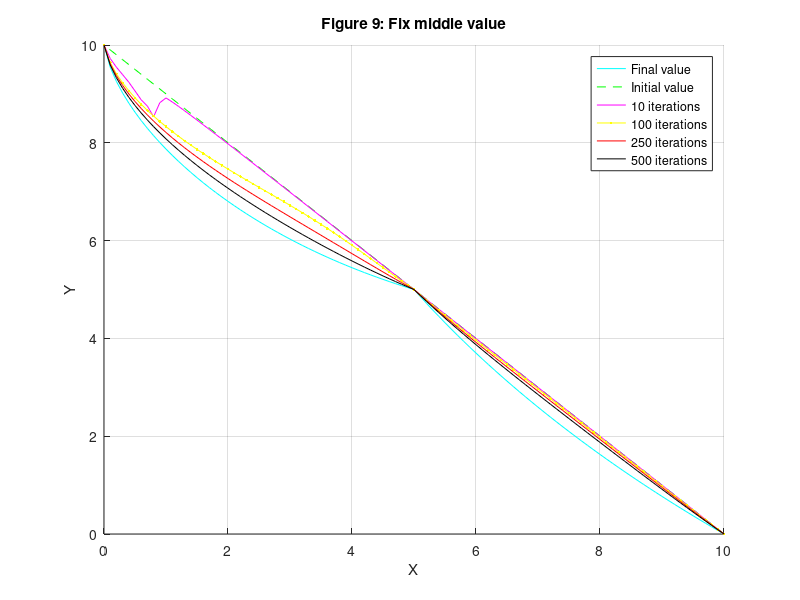

Here is the MATLAB script that generated this plot:
function test7()
% VARIATION 3: fixed point
clearvars
clc

fin = 10;
mesh = 100;
deltaX = fin/mesh;
[C,D,th]=centroid;

rho = 0.9;
c = 10^(-3);
alpha = 0.014;
limit = mesh+1;

X = 0:deltaX:fin;
Y = 10:(-deltaX):0;

Z = Y;
W = Y;
lim = 5000;
m = 1;
Gra = ones(1,limit-2);
Lra = ones(lim-1,1);
Tra = ones(lim-1,1);
DnX=ones(limit-2,3);

u=0;
while(1)
    u=u+1;

    if u==limit-1
        break
    end
        now=X(u+1);
[row,column] = find(D>now-0.001 & D<now+0.001);


    DnX(u)=column(1);

end
DnX=DnX(:,1,1);








% big loop: real number of iterations
while(1)
    
    

    % convergence criterion? gradient G is what dimension
    m = m+1;
        Lra(m-1)=norm(Gra,2);
    if m==lim
        m
        break
    end
    

    if norm(Gra,2)<0.001
        m
        break
    end
    k = 1;
    if m==100
        L=Y;
    elseif m==250
        O=Y;
    elseif m==500
        P=Y;
    elseif m==10
        S=Y;
    end
    Z = Y;
    % small loop: goes from 1 to 101, i.e. each point of the line
    while(1)
    k = k+1;
    if k==limit
        break
    end
    if k==51
        continue
    end
    %NOTE: for backtracking, instead of making sure next step is smaller,
    %make sure next step is bigger due to convex nature (remember u flipped
    %the y values)
    dy = (Y(k+1)-Y(k-1))/(2*deltaX);
    ddy = (Y(k+1)-2*Y(k)+Y(k-1))/(deltaX^2);
    Gee = G(Y(k),dy,ddy);
    p_k = -Gee;
    Gra(k-1)=Gee;

    % Should p_k = -Gee?
    
% ask: do i need Z? as in, always use old values for new, or part old part
% new?
    
    Y(k) = Z(k) + alpha * p_k; 

    % wtf is the function itself, and how do i update it?
    % i.e. how to check backtracking for y(x+alpha*p_k) < y(x) +
    % c*alpha*...)?
    
% for quasi-newton: what dimension is Hk?
    

%Plot the log of the norm of the error between your solution and the exact solution
% so doesthis mean for each iteration, or only once it's done? 
% only final
%what parameters to vary?
% try adding constraints such as has to pass through a particular point in
% space
    end
    
   

Tra(m-1)=norm(Y(2:100)-fliplr(C(DnX)));
end

Y(2:100);
fliplr(C(DnX));
norm(Y(2:100)-fliplr(C(DnX)));

% different initial condition
% 
hold on
grid on
plot(-X+10,-Y+10,'c')
plot(-X+10,-W+10,'g--')
plot(-X+10,-S+10,'m')
plot(-X+10,-L+10,'y.-')
plot(-X+10,-O+10,'r')
plot(-X+10,-P+10,'black')

%plot(D,-C+10)
xlabel('X')
ylabel('Y')
title('Figure 9: Fix middle value')
legend('Final value','Initial value','10 iterations','100 iterations','250 iterations','500 iterations')


%
% TOP KEK:::: 
%
% VARIATION OF PARAMETERS: DO THE FOLLOWING:

% 1."CHANGE" rho to 0.7:
% instead, don't reduce the alpha like usual

% 2. Different starting shape

% 3. Fixed midpoint.

%figure
%semilogy(1:m-2,Tra(1:m-2))

%figure
%semilogy(1:m-2,Lra(1:m-2))
end

% what is C^2 for exact solution?
function [A,B,theta] = centroid()
    maxthet = 2.4120111439135253425264820657;
    theta = 0:0.0001:maxthet;
    %theta = 0:0.0239:maxthet+0.0239;
    c2=11.45834075;
    A = 0.5*c2*(1-cos(theta));
    B = 0.5*c2*(theta-sin(theta));
end

% L2 norm
function G1 = G(y,y_1,y_2) 

    % is this all we have to do to incorporate derivatives? nothing else?
    G1 = (-1)*(1+y_1^2+2*y*y_2)/(2*((y*(1+y_1^2))^(3/2)));
    
end




